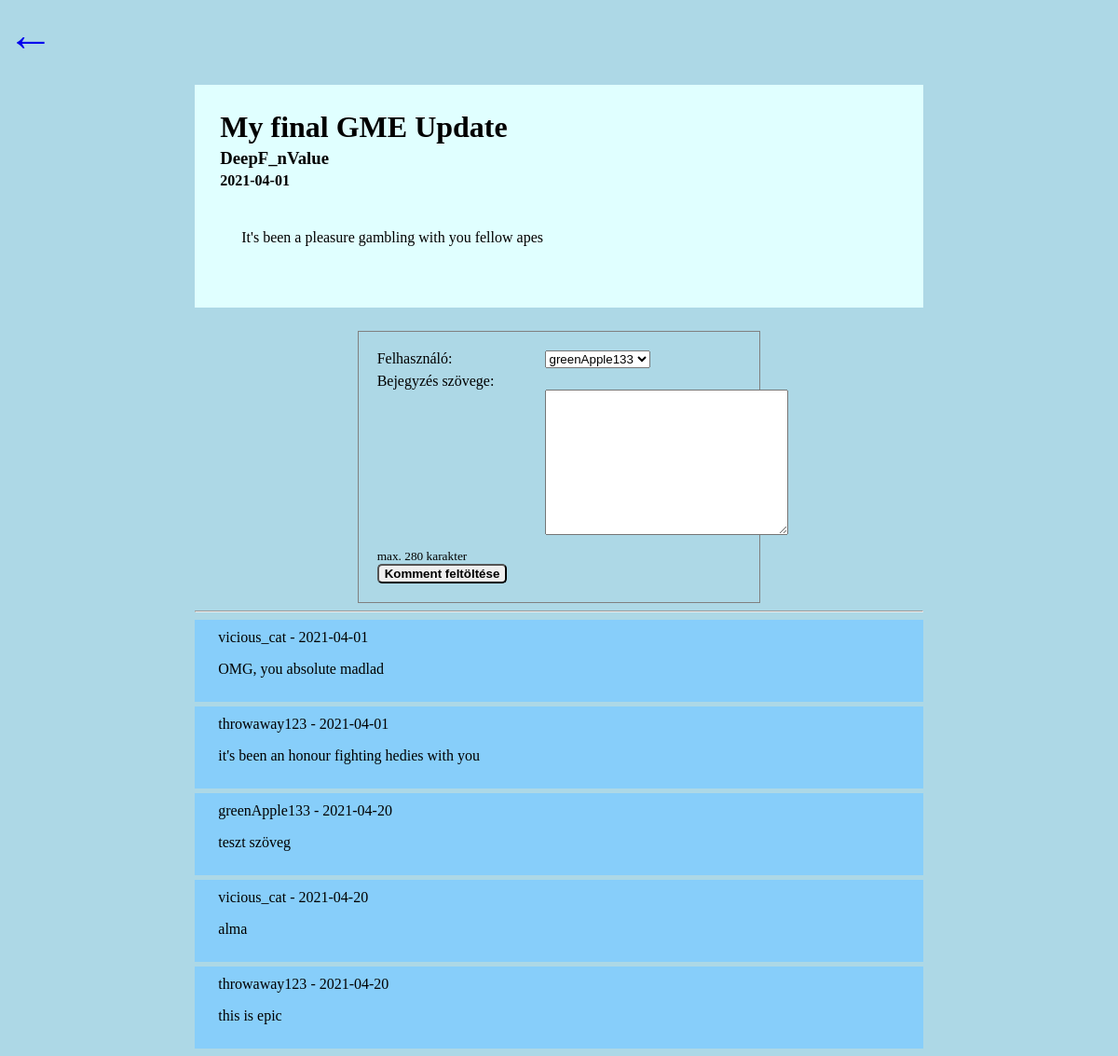
The page /thread.php?thread_id=1 on the database its author committed.
### tables this page shows
CREATE TABLE `threads` (
  `thread_id` int(11) NOT NULL,
  `user_id` int(11) NOT NULL,
  `thread_date` date DEFAULT current_timestamp(),
  `thread_title` varchar(140) DEFAULT NULL,
  `thread_text` varchar(280) DEFAULT NULL
);

CREATE TABLE `users` (
  `user_id` int(11) NOT NULL,
  `user_name` varchar(50) DEFAULT NULL
);

CREATE TABLE `comments` (
  `comment_id` int(11) NOT NULL,
  `user_id` int(11) NOT NULL,
  `thread_id` int(11) NOT NULL,
  `datum` date DEFAULT current_timestamp(),
  `comment_text` varchar(280) DEFAULT NULL
);

### thread.php (the view, shortened to what this page needs)
<!DOCTYPE html>
<html lang="en">
<head>
    <?php
    require "connect.php";
    $sql = " SELECT Max(thread_id) FROM `threads`";
    $thread_count = $conn->query($sql);
    if (isset($_GET["thread_id"]) && $_GET["thread_id"] <= $thread_count) {
        $thread_id = $conn->real_escape_string($_GET["thread_id"]);
    } else {
        header("Location: index.php");
    }
    $thread_sql = "SELECT `thread_id`, threads.`user_id`,users.user_name, `thread_date`, `thread_title`,
                  `thread_text`
                   FROM `threads`
                   Inner JOIN users
                   On users.user_id = threads.user_id
                   WHERE thread_id = ?";
    $stmt = $conn->prepare($thread_sql);
    $stmt->bind_param("d", $thread_id);
    if ($stmt->execute()) {
        $thread = $stmt->get_result()->fetch_assoc();
        echo "</head>";
        echo "<body>";
        echo "<a href='index.php' id='backArrow'>
        &#8592 </a>
        <div id='content'>
        <div id='post'>
            <h1>" . $thread["thread_title"] . "</h1>
            <h3>" . $thread["user_name"] . "</h3>
            <h4>" . $thread["thread_date"] . "</h4>
            <div id='post_body'>
                <p>" . $thread["thread_text"] . "</p>
            </div>
        </div>";
        $sql = "SELECT `user_id`, `user_name`
                    FROM `users` ";
        $felhasznalok = $conn->query($sql);
        echo "<div id='bevitel'>
                    <form action='insert_comment.php'  method='post'>
                        <input type='hidden' name='thread_id' value='" . $thread_id . "';
                        <label for='user_id'>Felhasználó:</label>
                        <select name='user_id' id='user_id'>";
        while ($sor = $felhasznalok->fetch_object()) {
            echo "<option value='" . $sor->user_id . "'>" . $sor->user_name . "</option>\n";
        }
        echo "</select>
                        </br>
                        <label id='comment_text' for='comment_text'>Bejegyzés szövege:</label>
                        </br>
                        <textarea name='comment_text' id='comment_text' maxlength='280' cols='30' rows='10'></textarea>
                        <sub>max. 280 karakter</sub>
                        </br>
                    <input type='submit' value='Komment feltöltése'>
                    </form>
                 </div>
                 <hr>";
        $comment_sql = "SELECT `comment_id`, comments.`user_id`,users.user_name, `thread_id`, `datum`,
                    `comment_text`
                    FROM `comments`
                    Inner JOIN users
                    On comments.user_id = users.user_id
                    WHERE thread_id = " . $thread_id;
        $comment_result = $conn->query($comment_sql);
        while ($sor = $comment_result->fetch_object()) {
            echo "<div class='comment'>
            <div>
                <div>
                    " . $sor->user_name . " - " . $sor->datum . "
                </div>
                <p>" . $sor->comment_text . "</p>
            </div>
            </div>";
        }
        echo "
        </div>";
        echo "</body>";
    } else {
        echo "<h1>Nincs ilyen poszt<h1>";
        echo "<a href='index.php'>Vissza a főoldalra</a>";
    }
    ?>
</html>

### thread.php (style rules this page uses)
body { background-color: lightblue; }
#backArrow { font-size: 50px; text-decoration: none; font-weight: bold; }
#content { width: 66%; margin: auto; }
#post { margin-top: 25px; padding: 25px; background-color: lightcyan; }
#post h1, h3, h4 { margin: 0px; padding: 2px; }
#post_body { padding: 25px; }
#bevitel { border: 1px solid gray; width: 50%; margin: auto; margin-top: 25px; padding: 20px; }
#bevitel input[type=submit] { border-radius: 5px; font-weight: bold; }
#bevitel select { margin-left: 95px; margin-bottom: 5px; }
#bevitel textarea { margin-left: 180px; margin-bottom: 5px; }
.comment { background-color: lightskyblue; margin-top: 5px; padding: 10px 25px 10px 25px; }

### rows shown on the page
threads: thread_title "My final GME Update", user.user_name "DeepF_nValue", thread_date "2021-04-01", thread_text "It's been a pleasure gambling with you fellow apes"
comments: user.user_name "vicious_cat", datum "2021-04-01", comment_text "OMG, you absolute madlad"
comments: user.user_name "throwaway123", datum "2021-04-01", comment_text "it's been an honour fighting hedies with you"
comments: user.user_name "greenApple133", datum "2021-04-20", comment_text "teszt szöveg"
comments: user.user_name "vicious_cat", datum "2021-04-20", comment_text "alma"
comments: user.user_name "throwaway123", datum "2021-04-20", comment_text "this is epic"

### other values the page prints
form field user_id "greenApple133"
